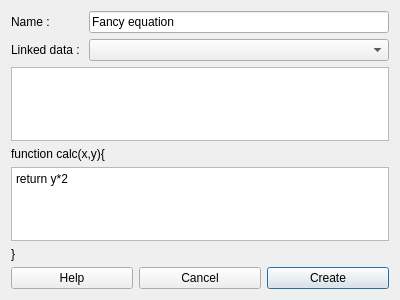
<?xml version="1.0" encoding="UTF-8"?>
<ui version="4.0">
 <class>AddMathChannelDialog</class>
 <widget class="QDialog" name="AddMathChannelDialog">
  <property name="geometry">
   <rect>
    <x>0</x>
    <y>0</y>
    <width>400</width>
    <height>300</height>
   </rect>
  </property>
  <property name="windowTitle">
   <string>Dialog</string>
  </property>
  <layout class="QVBoxLayout" name="verticalLayout">
   <item>
    <layout class="QFormLayout" name="formLayout">
     <item row="2" column="0">
      <widget class="QLabel" name="label_3">
       <property name="text">
        <string>Name :</string>
       </property>
      </widget>
     </item>
     <item row="3" column="0">
      <widget class="QLabel" name="label_2">
       <property name="text">
        <string>Linked data : </string>
       </property>
      </widget>
     </item>
     <item row="2" column="1">
      <widget class="QLineEdit" name="nameLineEdit">
       <property name="text">
        <string>Fancy equation</string>
       </property>
      </widget>
     </item>
     <item row="3" column="1">
      <widget class="QComboBox" name="linkedChannelCombobox">
       <property name="sizePolicy">
        <sizepolicy hsizetype="Expanding" vsizetype="Fixed">
         <horstretch>0</horstretch>
         <verstretch>0</verstretch>
        </sizepolicy>
       </property>
      </widget>
     </item>
    </layout>
   </item>
   <item>
    <widget class="QPlainTextEdit" name="globalVarsTextField">
     <property name="plainText">
      <string/>
     </property>
     <property name="placeholderText">
      <string>you can initialize global variables here</string>
     </property>
    </widget>
   </item>
   <item>
    <widget class="QLabel" name="label">
     <property name="text">
      <string>function calc(x,y){</string>
     </property>
    </widget>
   </item>
   <item>
    <widget class="QPlainTextEdit" name="mathEquation">
     <property name="plainText">
      <string>return y*2</string>
     </property>
     <property name="placeholderText">
      <string/>
     </property>
    </widget>
   </item>
   <item>
    <widget class="QLabel" name="label_4">
     <property name="text">
      <string>}</string>
     </property>
    </widget>
   </item>
   <item>
    <layout class="QHBoxLayout" name="horizontalLayout">
     <item>
      <widget class="QPushButton" name="pushButton">
       <property name="text">
        <string>Help</string>
       </property>
      </widget>
     </item>
     <item>
      <widget class="QPushButton" name="pushButtonCancel">
       <property name="text">
        <string>Cancel</string>
       </property>
       <property name="autoDefault">
        <bool>true</bool>
       </property>
      </widget>
     </item>
     <item>
      <widget class="QPushButton" name="pushButtonDone">
       <property name="text">
        <string>Create</string>
       </property>
       <property name="default">
        <bool>true</bool>
       </property>
      </widget>
     </item>
    </layout>
   </item>
  </layout>
 </widget>
 <resources/>
 <connections>
  <connection>
   <sender>pushButtonDone</sender>
   <signal>clicked()</signal>
   <receiver>AddMathChannelDialog</receiver>
   <slot>accept()</slot>
   <hints>
    <hint type="sourcelabel">
     <x>296</x>
     <y>276</y>
    </hint>
    <hint type="destinationlabel">
     <x>199</x>
     <y>149</y>
    </hint>
   </hints>
  </connection>
  <connection>
   <sender>pushButtonCancel</sender>
   <signal>clicked()</signal>
   <receiver>AddMathChannelDialog</receiver>
   <slot>reject()</slot>
   <hints>
    <hint type="sourcelabel">
     <x>103</x>
     <y>276</y>
    </hint>
    <hint type="destinationlabel">
     <x>199</x>
     <y>149</y>
    </hint>
   </hints>
  </connection>
 </connections>
</ui>
